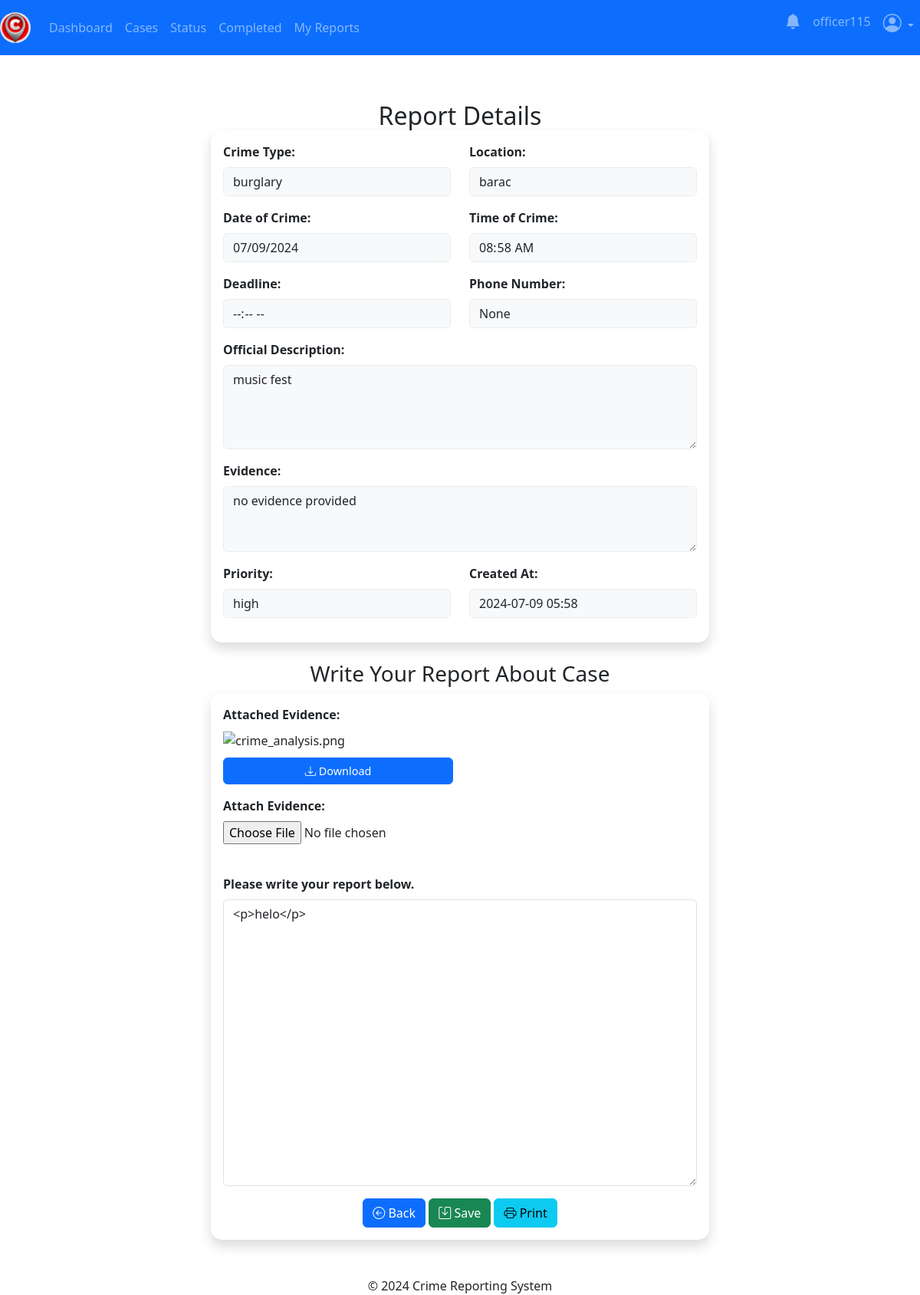
The app's page /officer/case-details/11 (signed in) with its own data.
### app/officers/models.py (models this page shows, shortened)
class CaseReport(db.Model, UserMixin):
    report_id = db.Column(db.Integer, primary_key=True)
    crime_type = db.Column(db.String(120), nullable=False)
    location = db.Column(db.String(40), nullable=False)
    phone_number = db.Column(db.String(10))
    date = db.Column(db.String(10), nullable=False)
    time = db.Column(db.String(10), nullable=False)
    description = db.Column(db.Text, nullable=False)
    evidence = db.Column(db.Text, nullable=False)
    urgency = db.Column(db.String(10), nullable=False)
    deadline = db.Column(db.String(20), nullable=True)
    status = db.Column(db.String(50), nullable=True)
    reports = db.Column(db.Text, nullable=True)
    media = db.Column(db.Text, nullable=True)
    filename = db.Column(db.Text, nullable=True)
    mimetype = db.Column(db.Text, nullable=True)
    created_at = db.Column(db.DateTime(timezone=True), default=current_time())
    assigned_at = db.Column(db.DateTime(timezone=True), default=current_time())
    assigned_officer_id = db.Column(db.Integer, db.ForeignKey('officers.officer_id'))
    assigned_officer = db.relationship('Officers', back_populates='assignments')

### app/officers/routes.py (the view, shortened to what this page needs)
@officers.route('/officer/case-details/<int:report_id>', methods=['POST','GET'])
@officer_required
def caseDetails(report_id):
    try:
        report = CaseReport.query.get_or_404(report_id)
        if report is None:
                flash("Case details not found.", "warning")
                return redirect(url_for('officers.reports'))
        return render_template('/officer/officer-case-details.html', report=report)
    except:
        current_app.logger.error("Database error:")
        flash("An error occurred while fetching the case report details. Please try again later.", "danger")
        return redirect(url_for('officers.assignedCase'))

### app/officers/routes.py (called while the page is built)
def officer_required(f):
    @wraps(f)
    def decorated_function(*args, **kwargs):
        if not session.get('officer_id'):
            flash('You need to be logged in as an officer to access the page.', 'danger')
            return redirect(url_for('officers.officerLogin'))
        return f(*args, **kwargs)
    return decorated_function

### app/templates/officer/officer-case-details.html (shortened to what this page needs)
{% extends 'officer/master.html' %} {% block content %}
<div class="container mt-5">
  <h2 class="text-center mb-0">Report Details</h2>
  <div class="card shadow" style="max-width: 650px; margin: auto">
    <div class="card-body">
      <form>
        <div class="row">
          <div class="col-md-6 mb-3">
            <label for="crime_type" class="form-label">Crime Type:</label>
            <input
              type="text"
              class="form-control"
              id="crime_type"
              value="{{ report.crime_type }}"
              readonly
            />
          </div>
          <div class="col-md-6 mb-3">
            <label for="location" class="form-label">Location:</label>
            <input
              type="text"
              class="form-control"
              id="location"
              value="{{ report.location }}"
              readonly
            />
          </div>
        </div>
        <div class="row">
          <div class="col-md-6 mb-3">
            <label for="date" class="form-label">Date of Crime:</label>
            <input
              type="date"
              class="form-control"
              id="date"
              value="{{ report.date }}"
              readonly
            />
          </div>
          <div class="col-md-6 mb-3">
            <label for="time" class="form-label">Time of Crime:</label>
            <input
              type="time"
              class="form-control"
              id="time"
              value="{{ report.time }}"
              readonly
            />
          </div>
          <div class="col-md-6 mb-3">
            <label for="time" class="form-label">Deadline:</label>
            <input
              type="time"
              class="form-control"
              id="time"
              value="{{ report.deadline }}"
              readonly
            />
          </div>
          <div class="col-md-6 mb-3">
            <label for="phone_number" class="form-label">Phone Number:</label>
            <input
              type="text"
              class="form-control"
              id="phone_number"
              value="{{ report.phone_number }}"
              readonly
            />
          </div>
        </div>
        <div class="mb-3">
          <label for="description" class="form-label"
            >Official Description:</label
          >
          <textarea class="form-control" id="description" rows="4" readonly>
{{ report.description }}</textarea
          >
        </div>
        <div class="mb-3">
          <label for="evidence" class="form-label">Evidence:</label>
          <textarea class="form-control" id="evidence" rows="3" readonly>
{{ report.evidence }}</textarea
          >
        </div>
        <div class="row">
          <div class="col-md-6 mb-3">
            <label for="urgency" class="form-label">Priority:</label>
            <input
              type="text"
              class="form-control"
              id="urgency"
              value="{{ report.urgency }}"
              readonly
            />
          </div>
          <div class="col-md-6 mb-3">
            <label for="created_at" class="form-label">Created At:</label>
            <input
              type="text"
              class="form-control"
              id="created_at"
              value="{{ report.created_at.strftime('%Y-%m-%d %H:%M') }}"
              readonly
            />
          </div>
        </div>
      </form>
    </div>
  </div>
</div>
<br />
<h3 class="text-center">Write Your Report About Case</h3>
<div class="card shadow" style="max-width: 650px; margin: auto">
  <div class="card-body">
    <form
      action="{{ url_for('officers.caseDetails', report_id=report.report_id) }}"
      method="POST"
      enctype="multipart/form-data"
    >
    <div class="form-group evidence-container">
      <label for="mediaUpload">Attached Evidence:</label>
      {% if report.media %}
          <img src="{{ url_for('officers.download_image', report_id=report.report_id) }}" alt="{{ report.filename }}" class="img-fluid">
          <a href="{{ url_for('officers.download_image', report_id=report.report_id) }}" class="btn btn-primary download-button" download>
              <i class="bi bi-download"></i> Download
          </a>
      {% else %}
          <p>No attached evidence.</p>
      {% endif %}
    </div>
      <div class="form-group">
        <label for="mediaUpload">Attach Evidence:</label>
        <input
          type="file"
          class="form-control-file"
          id="mediaUpload"
          name="media"
        />
      </div>
      <br />
      <div class="mb-3">
        <label for="officer_report" class="form-label"
          >Please write your report below.</label
        >
        <textarea
          class="form-control"
          id="officer_report"
          name="officer_report"
          rows="15"
        >
{{ report.reports }}</textarea
        >
      </div>
      <div class="text-center">
        <a href="{{ url_for('officers.assignedCase') }}"
          ><button type="button" class="btn btn-primary">
            <i class="bi bi-arrow-left-circle"></i> Back
          </button></a
        >
        <button type="submit" class="btn btn-success">
          <i class="bi bi-save"></i> Save
        </button>
        <button type="button" class="btn btn-info" onclick="printReport()">
          <i class="bi bi-printer"></i> Print
        </button>
      </div>
    </form>
  </div>
</div>
{% endblock content %}

### app/templates/officer/master.html (style rules this page uses)
html, body { height: 100%; width: 100%; padding-top: 30px; background-color: #ffffff; }

### app/templates/officer/officer-case-details.html (style rules this page uses)
.card { border: none; border-radius: 15px; }
label { font-weight: bold; }
.form-control[readonly] { background-color: #f8f9fa; border-color: #e9ecef; }
.evidence-container { max-width: 300px; }
.download-button { width: 100%; font-size: 0.9rem; display: block; text-align: center; margin-top: 10px; }

### records on screen
CaseReport: crime_type "burglary", location "barac", date "07/09/2024", time "08:58", phone_number "None", description "music fest", evidence "no evidence provided", urgency "high", created_at "2024-07-09 05:58", officer_report "<p>helo</p>"

### other values on screen
{{ session.get('officer_username') }} "officer115"
